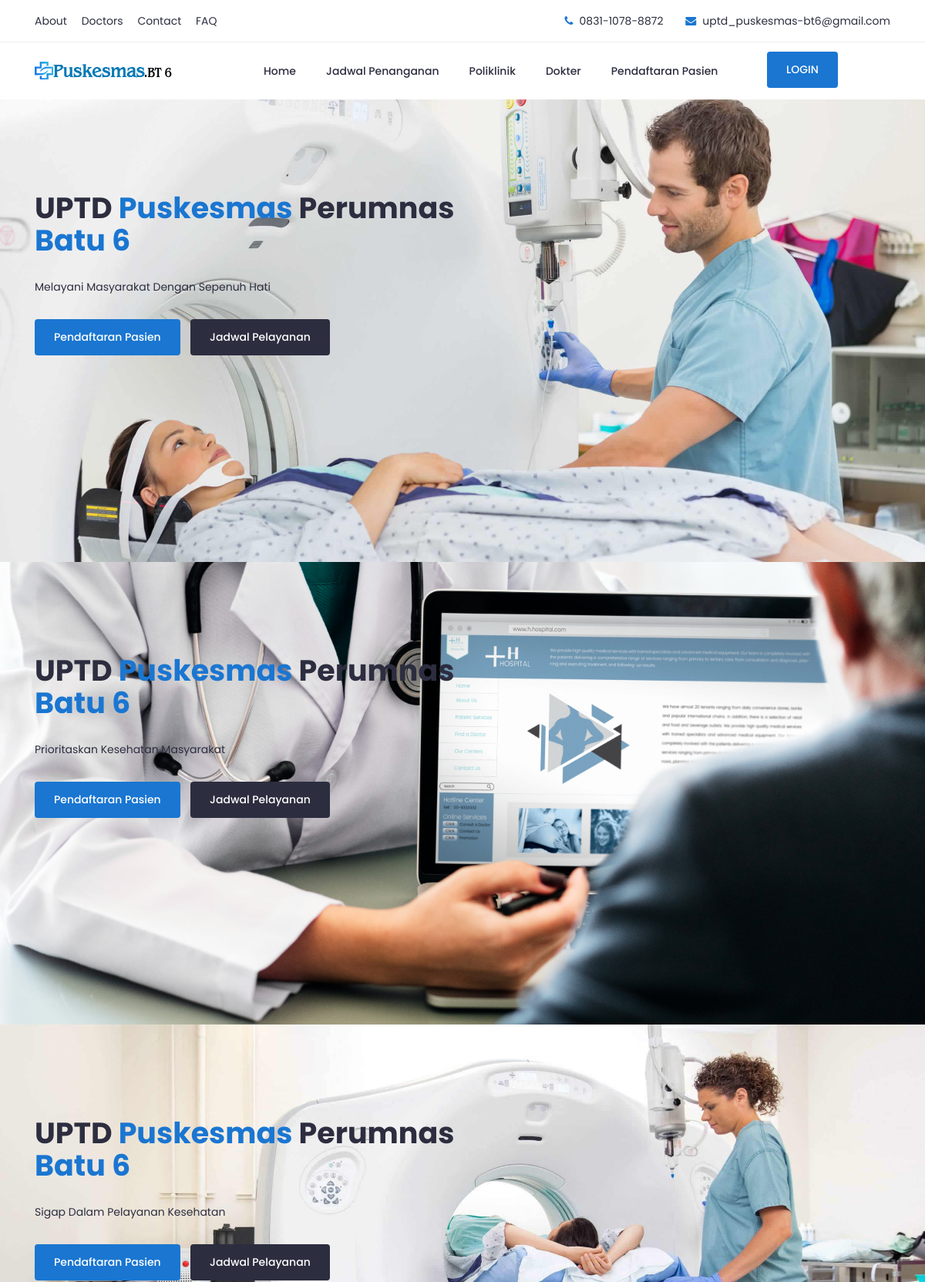
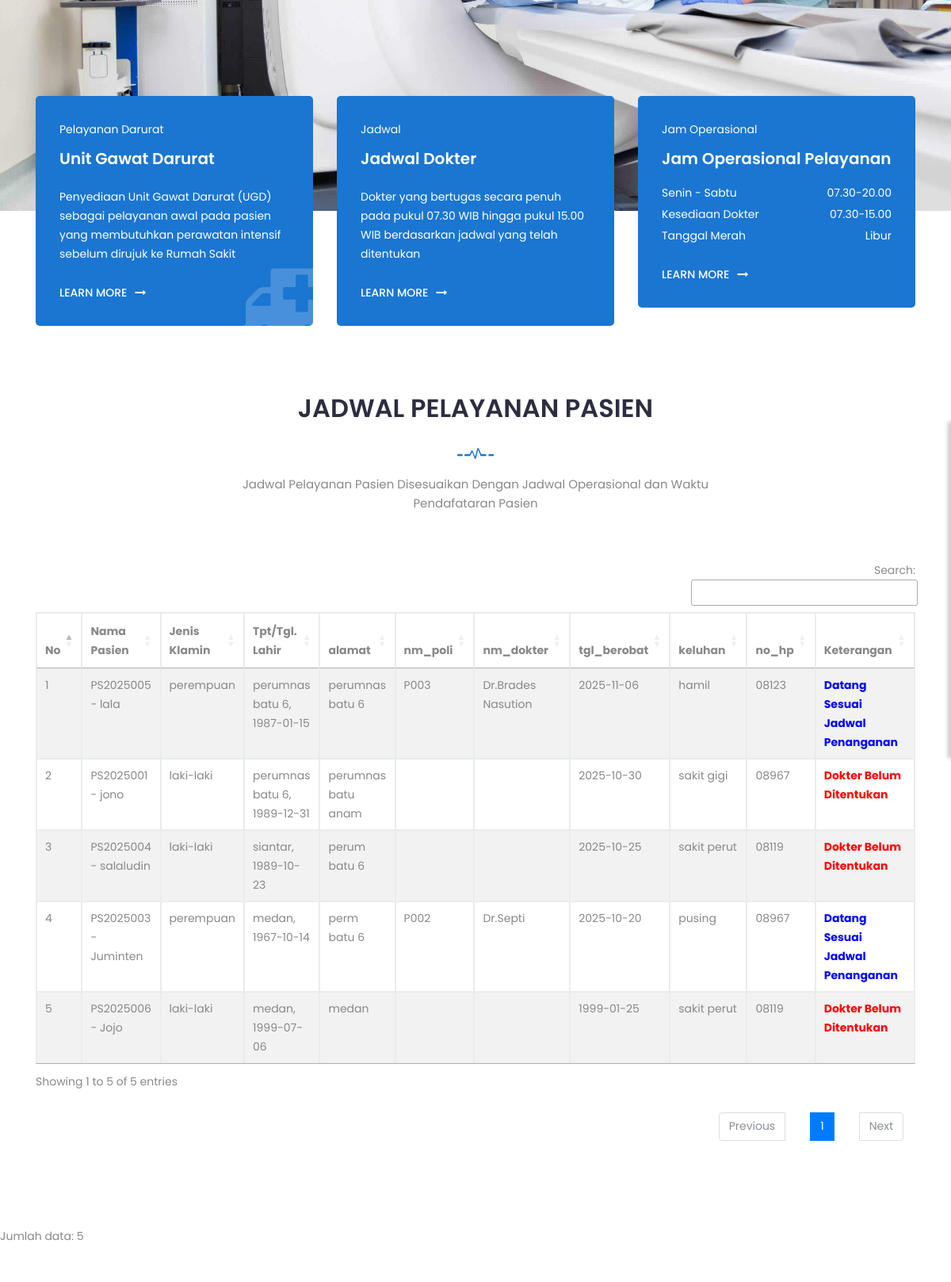
Screenshot of /jadwal_penanganan.php (upper part) with the database file from the repository (2 pictures, top to bottom).
### tables this page shows
CREATE TABLE IF NOT EXISTS `pasien` (
  `id_pasien` varchar(10) NOT NULL,
  `nm_pasien` text NOT NULL,
  `jenkel` varchar(10) NOT NULL,
  `tmpt_lahir` varchar(55) NOT NULL,
  `tgl_lahir` date NOT NULL,
  `alamat` varchar(50) NOT NULL,
  `kd_poli` varchar(50) DEFAULT NULL,
  `kd_dokter` varchar(5) DEFAULT NULL,
  `nm_dokter` varchar(20) DEFAULT NULL,
  `tgl_berobat` date DEFAULT NULL,
  `keluhan` text NOT NULL,
  `no_hp` varchar(5) NOT NULL
);

### jadwal_penanganan.php (the view, shortened to what this page needs)
<?php
require_once 'Connections/koneksi.php';
function get_int($key, $default = 0) {
    return isset($_GET[$key]) && is_numeric($_GET[$key]) ? (int) $_GET[$key] : $default;
}
$maxRows_jadwal = 10;
$pageNum_jadwal = get_int('pageNum_jadwal', 0);
$startRow_jadwal = $pageNum_jadwal * $maxRows_jadwal;
$query_jadwal = "
    SELECT pasien.*, poli.nm_poli
    FROM pasien
    LEFT JOIN poli ON pasien.kd_poli = poli.kd_poli
    ORDER BY pasien.tgl_berobat DESC
";
$query_limit_jadwal = $query_jadwal . " LIMIT " . intval($startRow_jadwal) . ", " . intval($maxRows_jadwal);
$jadwal = mysqli_query($koneksi, $query_limit_jadwal);
?>
<!doctype html>
<html class="no-js" lang="zxx">
    <head>
		<link rel="stylesheet" href="css/bootstrap.min.css">
		<link rel="stylesheet" href="css/nice-select.css">
        <link rel="stylesheet" href="css/font-awesome.min.css">
        <link rel="stylesheet" href="css/icofont.css">
		<link rel="stylesheet" href="css/slicknav.min.css">
        <link rel="stylesheet" href="css/owl-carousel.css">
		<link rel="stylesheet" href="css/datepicker.css">
        <link rel="stylesheet" href="css/animate.min.css">
        <link rel="stylesheet" href="css/magnific-popup.css">
        <link rel="stylesheet" href="css/normalize.css">
        <link rel="stylesheet" href="style.css">
        <link rel="stylesheet" href="css/responsive.css">
<link rel='stylesheet' href='https://cdn.datatables.net/1.10.22/css/jquery.dataTables.min.css'/>
</head>
    </head>
    <body>
		<header class="header" >
			<div class="topbar">
				<div class="container">
					<div class="row">
						<div class="col-lg-6 col-md-5 col-12">
							<ul class="top-link">
								<li><a href="#">About</a></li>
								<li><a href="#">Doctors</a></li>
								<li><a href="#">Contact</a></li>
								<li><a href="#">FAQ</a></li>
							</ul>
						</div>
						<div class="col-lg-6 col-md-7 col-12">
							<ul class="top-contact">
								<li><i class="fa fa-phone"></i>0831-1078-8872</li>
								<li><i class="fa fa-envelope"></i><a href="uptd_puskesmas-bt6@gmail.com">uptd_puskesmas-bt6@gmail.com</a></li>
							</ul>
						</div>
					</div>
				</div>
			</div>
			<div class="header-inner">
				<div class="container">
					<div class="inner">
						<div class="row">
							<div class="col-lg-3 col-md-3 col-12">
								<div class="logo">
									<a href="index.php"><img src="img/puskesmas.png" alt="#"></a>
								</div>
							</div>
							<div class="col-lg-7 col-md-9 col-12">
								<div class="main-menu">
									<nav class="navigation">
										<ul class="nav menu">
											<li><a href="index.php">Home </a></li>
											<li><a href="jadwal_penanganan.php">Jadwal Penanganan </a></li>
											<li><a href="poliklinik.php">Poliklinik </a></li>
											<li><a href="dokter.php">Dokter </a></li>
											<li><a href="pendaftaran.php">Pendaftaran Pasien </a></li>
										</ul>
									</nav>
								</div>
							</div>
							<div class="col-lg-2 col-12">
								<div class="get-quote">
									<a href="login.php" class="btn">LOGIN</a>
								</div>
							</div>
						</div>
					</div>
				</div>
			</div>
		</header>
		<section class="slider">
			<div class="hero-slider">
				<div class="single-slider" style="background-image:url('img/video-bg.jpg')">
					<div class="container">
						<div class="row">
							<div class="col-lg-7">
								<div class="text">
									<h1>UPTD <span>Puskesmas</span> Perumnas <span>Batu 6</span></h1>
									<p>Melayani Masyarakat Dengan Sepenuh Hati </p>
									<div class="button">
										<a href="pendaftaran.php" class="btn">Pendaftaran Pasien</a>
										<a href="jadwal_penanganan.php" class="btn primary">Jadwal Pelayanan</a>
									</div>
								</div>
							</div>
						</div>
					</div>
				</div>
				<div class="single-slider" style="background-image:url('img/download.jpg')">
					<div class="container">
						<div class="row">
							<div class="col-lg-7">
								<div class="text">
									<h1>UPTD <span>Puskesmas</span> Perumnas <span>Batu 6</span></h1>
									<p>Prioritaskan Kesehatan Masyarakat </p>
									<div class="button">
										<div class="button">
										<a href="pendaftaran.php#" class="btn">Pendaftaran Pasien</a>
										<a href="jadwal_penanganan.php" class="btn primary">Jadwal Pelayanan</a>
									</div>
									</div>
								</div>
							</div>
						</div>
					</div>
				</div>
				<div class="single-slider" style="background-image:url('img/call-bg.jpg')">
					<div class="container">
						<div class="row">
							<div class="col-lg-7">
								<div class="text">
									<h1>UPTD <span>Puskesmas</span> Perumnas <span>Batu 6</span></h1>
									<p>Sigap Dalam Pelayanan Kesehatan</p>
									<div class="button">
										<div class="button">
										<a href="pendaftaran.php" class="btn">Pendaftaran Pasien</a>
										<a href="jadwal_penanganan.php" class="btn primary">Jadwal Pelayanan</a>
									</div>
									</div>
								</div>
							</div>
						</div>
					</div>
				</div>
			</div>
		</section>
		<section class="schedule">
			<div class="container">
				<div class="schedule-inner">
					<div class="row">
						<div class="col-lg-4 col-md-6 col-12 ">
							<div class="single-schedule first">
								<div class="inner">
									<div class="icon">
										<i class="fa fa-ambulance"></i>
									</div>
									<div class="single-content">
										<span>Pelayanan Darurat</span>
										<h4>Unit Gawat Darurat</h4>
										<p>Penyediaan Unit Gawat Darurat (UGD) sebagai pelayanan awal pada pasien yang membutuhkan perawatan intensif sebelum dirujuk ke Rumah Sakit</p>
										<a href="#">LEARN MORE<i class="fa fa-long-arrow-right"></i></a>
									</div>
								</div>
							</div>
						</div>
						<div class="col-lg-4 col-md-6 col-12">
							<div class="single-schedule middle">
								<div class="inner">
									<div class="icon">
										<i class="icofont-prescription"></i>
									</div>
									<div class="single-content">
										<span>Jadwal</span>
										<h4>Jadwal Dokter</h4>
										<p>Dokter yang bertugas secara penuh pada pukul 07.30 WIB hingga pukul 15.00 WIB berdasarkan jadwal yang telah ditentukan</p>
										<a href="#">LEARN MORE<i class="fa fa-long-arrow-right"></i></a>
									</div>
								</div>
							</div>
						</div>
						<div class="col-lg-4 col-md-12 col-12">
							<div class="single-schedule last">
								<div class="inner">
									<div class="icon">
										<i class="icofont-ui-clock"></i>
									</div>
									<div class="single-content">
										<span>Jam Operasional</span>
										<h4>Jam Operasional Pelayanan</h4>
										<ul class="time-sidual">
											<li class="day">Senin - Sabtu <span>07.30-20.00</span></li>
											<li class="day">Kesediaan Dokter <span>07.30-15.00</span></li>
											<li class="day">Tanggal Merah<span>Libur</span></li>
										</ul>
										<a href="#">LEARN MORE<i class="fa fa-long-arrow-right"></i></a>
									</div>
								</div>
							</div>
						</div>
					</div>
				</div>
			</div>
		</section>
		<section class="Feautes section">
			<div class="container">
				<div class="row">
					<div class="col-lg-12">
						<div class="section-title">
							<h2>JADWAL PELAYANAN PASIEN</h2>
							<img src="img/section-img.png" alt="#">
							<p>Jadwal Pelayanan Pasien Disesuaikan Dengan Jadwal Operasional dan Waktu Pendafataran Pasien</p>
						</div>
					</div>
				</div>
				<div class="row">
				<div class="col-lg-12">
				<table id="example1" class="table table-bordered table-striped">
                <thead>
                  <tr>
                        <th>No</th>
                          <th>Nama Pasien</th>
                          <th>Jenis Klamin</th>
                          <th>Tpt/Tgl. Lahir</th>
                          <th>alamat</th>
                          <th>nm_poli</th>
                          <th>nm_dokter</th>
                          <th>tgl_berobat</th>
                          <th>keluhan</th>
                          <th>no_hp</th>
     <th>Keterangan</th>
  </tr>
            </thead>
<?php
$no = 1;
if ($jadwal && mysqli_num_rows($jadwal) > 0) {
    while ($row_jadwal = mysqli_fetch_assoc($jadwal)) {
?>
        <tr>
            <td><?php echo $no++; ?></td>
            <td><?php echo htmlspecialchars($row_jadwal['id_pasien'] . ' - ' . $row_jadwal['nm_pasien']); ?></td>
            <td><?php echo htmlspecialchars($row_jadwal['jenkel']); ?></td>
            <td><?php echo htmlspecialchars($row_jadwal['tmpt_lahir'] . ', ' . $row_jadwal['tgl_lahir']); ?></td>
            <td><?php echo htmlspecialchars($row_jadwal['alamat']); ?></td>
            <td><?php echo htmlspecialchars($row_jadwal['kd_poli']); ?></td>
			<td><?php echo htmlspecialchars($row_jadwal['nm_dokter']); ?></td>
            <td><?php echo htmlspecialchars($row_jadwal['tgl_berobat']); ?></td>
            <td><?php echo htmlspecialchars($row_jadwal['keluhan']); ?></td>
            <td><?php echo htmlspecialchars($row_jadwal['no_hp']); ?></td>
			<td>
			<?php $ps= $row_jadwal['nm_dokter'];
			if ($ps == '') {
			echo '<font color="red"><b>Dokter Belum Ditentukan</font>';
					}
				elseif (empty($row_jadwal['nm_poli'])){echo "<font color='red'><b>Belum Ada Poli</b></font>";}
				else {
			echo '<b><font color="blue">Datang Sesuai Jadwal Penanganan</font>';
			} ?>
			</td>
        </tr>
        <?php } ?>
		<?php } ?>
            </table>
                    </div>
				</div>
			</div>
		</section>
<?php
echo "Jumlah data: " . mysqli_num_rows($jadwal);
?>
    </body>
	</html>

### rows the page displays
pasien: id_pasien+nm_pasien "PS2025005 - lala", jenkel "perempuan", tmpt_lahir+tgl_lahir "perumnas batu 6, 1987-01-15", alamat "perumnas batu 6", kd_poli "P003", nm_dokter "Dr.Brades Nasution", tgl_berobat "2025-11-06", keluhan "hamil", no_hp "08123", shows "Datang Sesuai Jadwal Penanganan"
pasien: id_pasien+nm_pasien "PS2025001 - jono", jenkel "laki-laki", tmpt_lahir+tgl_lahir "perumnas batu 6, 1989-12-31", alamat "perumnas batu anam", tgl_berobat "2025-10-30", keluhan "sakit gigi", no_hp "08967", shows "Dokter Belum Ditentukan"
pasien: id_pasien+nm_pasien "PS2025004 - salaludin", jenkel "laki-laki", tmpt_lahir+tgl_lahir "siantar, 1989-10-23", alamat "perum batu 6", tgl_berobat "2025-10-25", keluhan "sakit perut", no_hp "08119", shows "Dokter Belum Ditentukan"
pasien: id_pasien+nm_pasien "PS2025003 - Juminten", jenkel "perempuan", tmpt_lahir+tgl_lahir "medan, 1967-10-14", alamat "perm batu 6", kd_poli "P002", nm_dokter "Dr.Septi", tgl_berobat "2025-10-20", keluhan "pusing", no_hp "08967", shows "Datang Sesuai Jadwal Penanganan"
pasien: id_pasien+nm_pasien "PS2025006 - Jojo", jenkel "laki-laki", tmpt_lahir+tgl_lahir "medan, 1999-07-06", alamat "medan", tgl_berobat "1999-01-25", keluhan "sakit perut", no_hp "08119", shows "Dokter Belum Ditentukan"

### other values shown
mysqli_num_rows($jadwal) "5"
